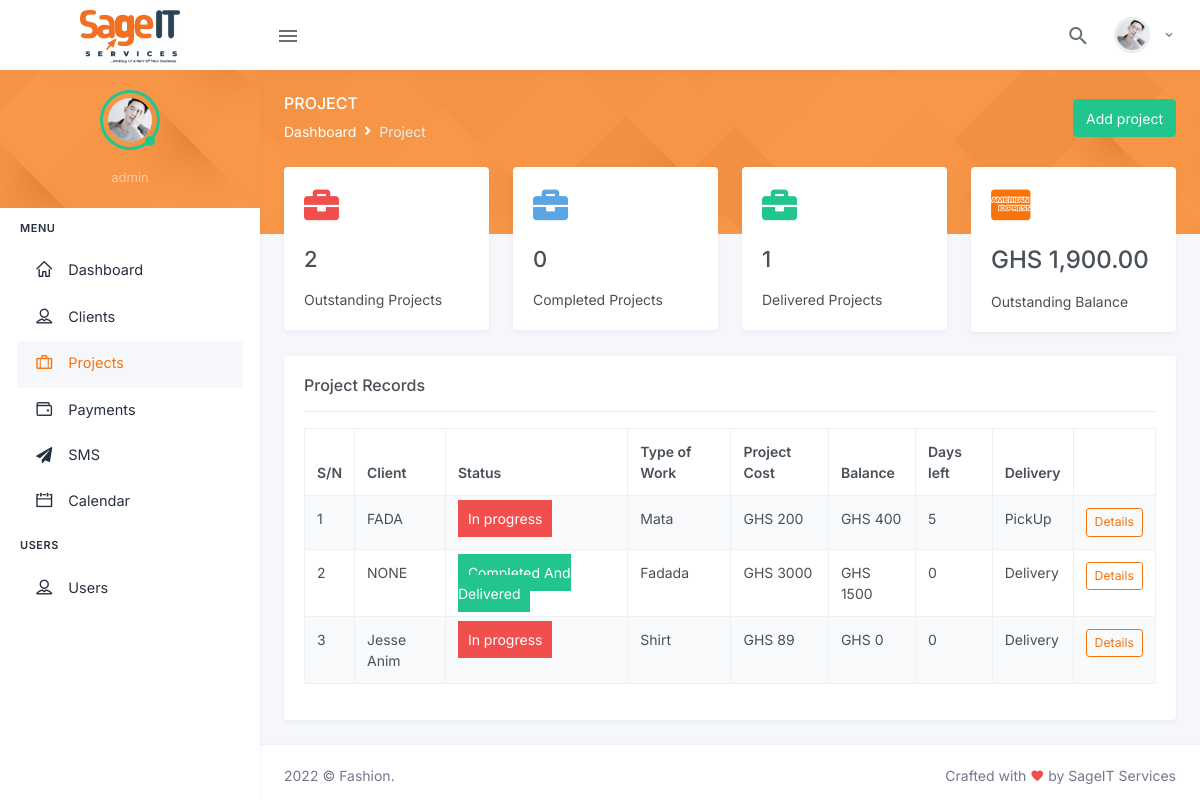
/project.php (signed in), run on an earlier commit of the app's database.
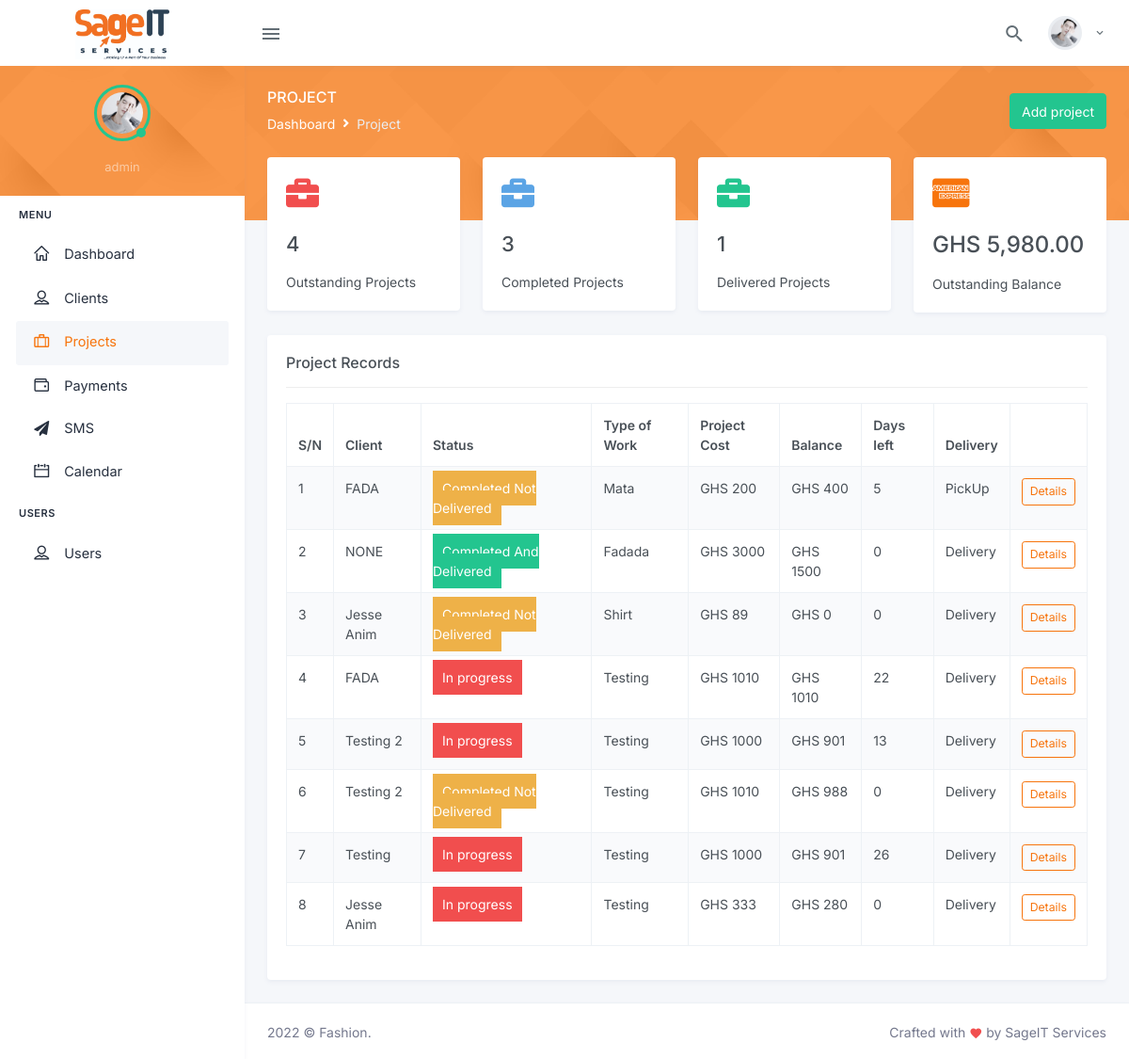
And on a later commit of the database.
### tables this page shows
CREATE TABLE `projects` (
  `project_id` bigint(25) NOT NULL,
  `customer_id` bigint(30) NOT NULL,
  `client` varchar(255) NOT NULL,
  `status` int(11) NOT NULL DEFAULT 0,
  `type_of_work` varchar(255) NOT NULL,
  `description` varchar(255) NOT NULL,
  `type_of_fabric` varchar(255) NOT NULL,
  `sewing_charges` varchar(255) NOT NULL,
  `delivery_charges` varchar(255) NOT NULL,
  `project_cost` varchar(255) NOT NULL,
  `advance_payment` varchar(255) NOT NULL,
  `balance` varchar(255) NOT NULL,
  `start_date` date NOT NULL,
  `end_date` date NOT NULL,
  `days_to_complete` varchar(255) NOT NULL,
  `mode_of_delivery` varchar(255) NOT NULL,
  `delivery_location` varchar(255) NOT NULL,
  `added_by` varchar(255) NOT NULL
);

CREATE TABLE `clients` (
  `client_id` bigint(25) NOT NULL,
  `customer_id` int(25) DEFAULT NULL,
  `full_name` varchar(255) NOT NULL,
  `phone_number_1` varchar(255) NOT NULL,
  `phone_number_2` varchar(255) NOT NULL,
  `residential_address` varchar(255) NOT NULL,
  `email` varchar(255) NOT NULL,
  `gender` varchar(255) NOT NULL,
  `male_trouser_waist` varchar(255) DEFAULT NULL,
  `male_trouser_seat` varchar(255) DEFAULT NULL,
  `male_trouser_thigh` varchar(255) DEFAULT NULL,
  `male_trouser_knee` varchar(255) DEFAULT NULL,
  `male_trouser_bass` varchar(255) DEFAULT NULL,
  `male_trouser_lenght` varchar(255) DEFAULT NULL,
  `male_shirt_chest` varchar(255) DEFAULT NULL,
  `male_shirt_back` varchar(255) DEFAULT NULL,
  `male_shirt_short_sleeve` varchar(255) DEFAULT NULL,
  `male_shirt_long_sleeve` varchar(255) DEFAULT NULL,
  `male_shirt_around_arm` varchar(255) DEFAULT NULL,
  `male_shirt_cuff` varchar(255) DEFAULT NULL,
  `male_shirt_lenght` varchar(255) DEFAULT NULL,
  `male_agbada_back` varchar(255) DEFAULT NULL,
  `male_agbada_length` varchar(255) DEFAULT NULL,
  `female_skirt_waist` varchar(255) DEFAULT NULL,
  `female_skirt_hip` varchar(255) DEFAULT NULL,
  `female_skirt_knee` varchar(255) DEFAULT NULL,
  `female_skirt_waist_hip` varchar(255) DEFAULT NULL,
  `female_skirt_waist_knee` varchar(255) DEFAULT NULL,
  `female_skirt_skirt_lenght` varchar(255) DEFAULT NULL,
  `female_dress_bust` varchar(255) DEFAULT NULL,
  `female_dress_under_bust` varchar(255) DEFAULT NULL,
  `female_dress_waist` varchar(255) DEFAULT NULL,
  `female_dress_shoulder` varchar(255) DEFAULT NULL,
  `female_dress_shoulder_nipple` varchar(255) DEFAULT NULL,
  `female_dress_shoulder_under_bust` varchar(255) DEFAULT NULL,
  `female_dress_shoulder_waist` varchar(255) DEFAULT NULL,
  `female_dress_nipple_nipple` varchar(255) DEFAULT NULL,
  `female_dress_shoulder_hip` varchar(255) DEFAULT NULL,
  `female_dress_shoulder_knee` varchar(255) DEFAULT NULL,
  `female_dress_top_lenght` varchar(255) DEFAULT NULL,
  `female_dress_lenght` varchar(255) DEFAULT NULL,
  `female_trouser_waist` varchar(255) DEFAULT NULL,
  `female_trouser_seat` varchar(255) DEFAULT NULL,
  `female_trouser_thigh` varchar(255) DEFAULT NULL,
  `female_trouser_knee` varchar(255) DEFAULT NULL,
  `female_trouser_bass` varchar(255) DEFAULT NULL,
  `female_trouser_lenght` varchar(255) DEFAULT NULL,
  `added_by` varchar(255) DEFAULT NULL,
  `created_on` timestamp NULL DEFAULT current_timestamp(),
  `updated_on` datetime DEFAULT NULL
);

### helpers/counter_functions.php (called while the page is built, shortened)
<?php
   function count_total_projects($connect, $_customerId, $status){
        $query = "SELECT * FROM projects WHERE status = :s AND customer_id = :id";
        $statement = $connect->prepare($query);
        $statement->execute(
             array(
                  ":s" => $status,
                  ":id" => $_customerId
             )
        );
        $count = $statement->rowCount();
        return $count;
   }
function outstanding_balance($connect, $_customerId){
     $query = "SELECT SUM(balance) as total FROM projects WHERE customer_id = :id";
     $statement = $connect->prepare($query);
     $statement->execute(
          array(
               ":id" => $_customerId
          )
     );
     $result = $statement->fetch();
     return $result['total'];
}
?>

### helpers/functions.php (called while the page is built, shortened)
<?php
function getClientName($connect, $client_id)
{
    $query = "SELECT * FROM clients WHERE client_id = :client_id";
    $statement = $connect->prepare($query);
    $statement->execute(
        array(
            ":client_id"         =>    $client_id,
        )
    );
    $result = $statement->fetch();
    return empty($result['full_name']) ? 'NONE' : $result['full_name'];
}
function moneyFormat($amount){
    return 'GHS ' . number_format($amount, 2);
}
?>

### project.php (the view, shortened to what the changed rows need)
<?php
    require_once 'database/config.php';
    include_once 'helpers/counter_functions.php';
    include_once 'helpers/functions.php';
    $customer_id = $_SESSION['customer_id'];
?>
            <div class="main-content">
                <div class="page-content">
                    <div class="container-fluid">
                        <div class="page-content-wrapper">
                            <div class="row">
                                <div class="col-xl-3">
                                   <div class="card">
                                       <div class="card-body">
                                            <i class="fas fa-briefcase text-danger h1"></i>
                                            <h3 class="mt-3 font-size-22"><?= count_total_projects($connect, $customer_id, 0)?></h3>
                                            <div class="mt-3">
                                                <p class="mb-0">Outstanding Projects</p>
                                            </div>
                                       </div>
                                   </div>
                                </div>
                                <div class="col-xl-3">
                                    <div class="card">
                                        <div class="card-body">
                                             <i class="fas fa-briefcase text-info h1"></i>
                                             <h3 class="mt-3 font-size-22"><?= count_total_projects($connect, $customer_id, 1)?></h3>
                                             <div class="mt-3">
                                                <p class="mb-0">Completed Projects</p>
                                             </div>
                                        </div>
                                    </div>
                                </div>
                                <div class="col-xl-3">
                                    <div class="card">
                                        <div class="card-body">
                                             <i class="fab fa-cc-amex text-primary h1"></i>
                                             <h3 class="mt-3 font-size-24"><?= moneyFormat(outstanding_balance($connect, $customer_id)); ?></h3>
                                             <div class="mt-3">
                                                <div class="mt-3">
                                             </div>
                                             </div>
                                        </div>
                                    </div>
                                </div>
                            </div>
                            <div class="row">
                                <div class="col-12">
                                    <div class="card">
                                        <div class="card-body">
                                                <?php
                                                    $query = "SELECT * FROM projects WHERE customer_id = :customer_id";
                                                    $statement = $connect->prepare($query);
                                                    $statement->execute(
                                                        array(
                                                            ':customer_id' => $customer_id
                                                        )
                                                    );
                                                    $count = $statement->rowCount();
                                                    $rows = $statement->fetchAll(PDO::FETCH_ASSOC);
                                                    $i = 1;
                                                    if ($count > 0 && !empty($rows)) { ?>
                                            <table id="datatable-buttons" class="table table-striped table-bordered dt-responsive nowrap" style="border-collapse: collapse; border-spacing: 0; width: 100%;">
                                                <thead>
                                                <tr>
                                                    <th>S/N</th>
                                                    <th>Client</th>
                                                    <th>Status</th>
                                                    <th>Type of Work</th>
                                                    <th>Project Cost</th>
                                                    <th>Balance</th>
                                                    <th>Days left</th>
                                                    <th>Delivery</th>
                                                    <th></th>
                                                </tr>
                                                </thead>
                                                <tbody>
                                                    <?php foreach ($rows as $result) { ?>
                                                <tr>
                                                    <td><?= $i ?></td>
                                                    <td><?= getClientName($connect, $result['client']) ?></td>
                                                    <td>
                                                        <?php
                                                            if($result['status'] == 0){?>
                                                                <span class="bg-danger text-white" style="padding: 10px">In progress</apan>
                                                            <?php
                                                            }
                                                            else if($result['status'] == 1){?>
                                                                <span class="bg-warning text-white" style="padding: 10px">Completed Not Delivered</apan>
                                                            <?php
                                                            }
                                                            else{?>
                                                                <span class="bg-success text-white" style="padding: 10px">Completed And Delivered</apan>
                                                            <?php
                                                            }
                                                        ?>
                                                    </td>
                                                    <td><?= ucwords($result['type_of_work']) ?></td>
                                                    <td>GHS <?= $result['project_cost'] == "" ? 0 : ucwords($result['project_cost']) ?></td>
                                                    <td>GHS <?= $result['balance'] == "" ? 0 : ucwords($result['balance']) ?></td>
                                                    <td><?= $result['days_to_complete'] == "" ? 0 : $result['days_to_complete'] ?></td>
                                                    <td><?= ucwords($result['mode_of_delivery']) ?></td>
                                                    <td>
                                                        <a href="project-details.php?ref=<?= $result['project_id']?>" class="btn btn-sm btn-outline-primary">Details</a>
                                                    </td>
                                                </tr>
                                                 <?php $i++;
                                     } ?>
                                                </tbody>
                                            </table>
                                            <?php } ?>
                                        </div>
                                    </div>
                                </div>
                            </div>
                        </div>
                    </div>
                </div>
                 <?php include_once 'partials/footer.php'; ?>

What changed in the data, as far as the page shows it:
changed projects "Mata": status "In progress" → "Completed Not Delivered"
changed projects "Shirt": status "In progress" → "Completed Not Delivered"
added projects: client.full_name "FADA", status "In progress", type_of_work "Testing", project_cost "1010", balance "1010", days_to_complete "22", mode_of_delivery "Delivery"
added projects: client.full_name "Testing 2", status "In progress", type_of_work "Testing", project_cost "1000", balance "901", days_to_complete "13", mode_of_delivery "Delivery"
added projects: client.full_name "Testing 2", status "Completed Not Delivered", type_of_work "Testing", project_cost "1010", balance "988", days_to_complete "0", mode_of_delivery "Delivery"
added projects: client.full_name "Testing", status "In progress", type_of_work "Testing", project_cost "1000", balance "901", days_to_complete "26", mode_of_delivery "Delivery"
added projects: client.full_name "Jesse Anim", status "In progress", type_of_work "Testing", project_cost "333", balance "280", days_to_complete "0", mode_of_delivery "Delivery"
Also different on the page:
count_total_projects($connect, $customer_id, 0): "2" → "4"
count_total_projects($connect, $customer_id, 1): "0" → "3"
moneyFormat(outstanding_balance($connect, $customer_id)): "GHS 1,900.00" → "GHS 5,980.00"
